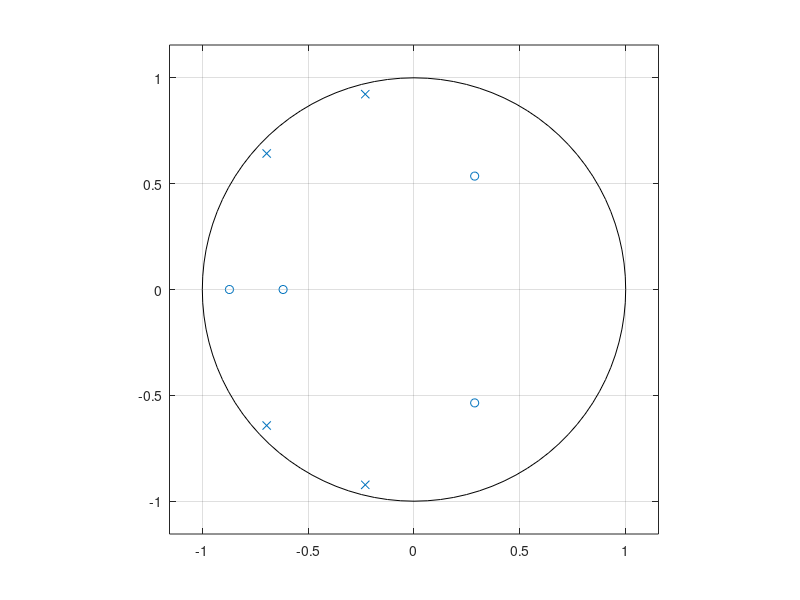
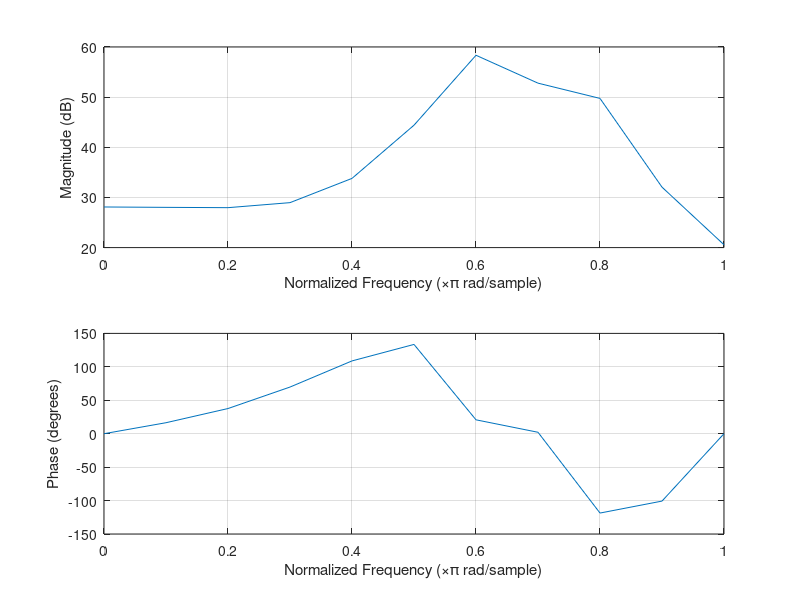
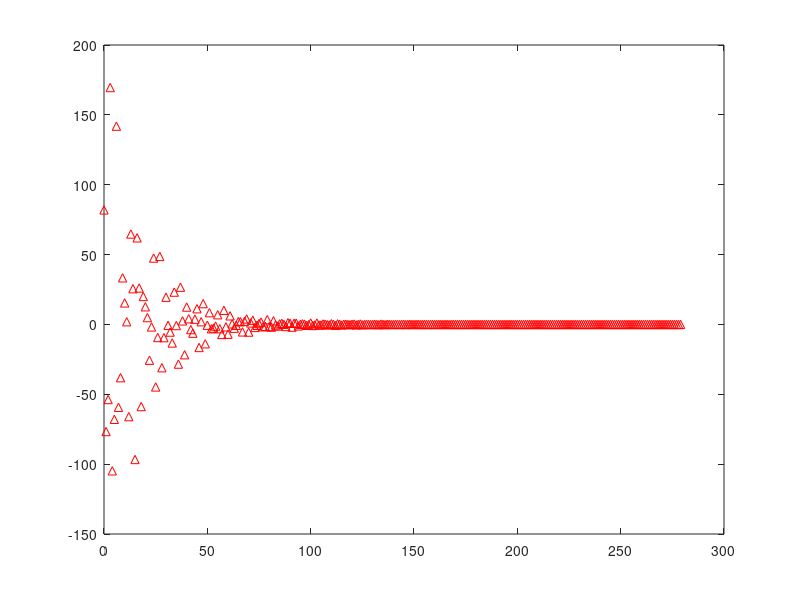
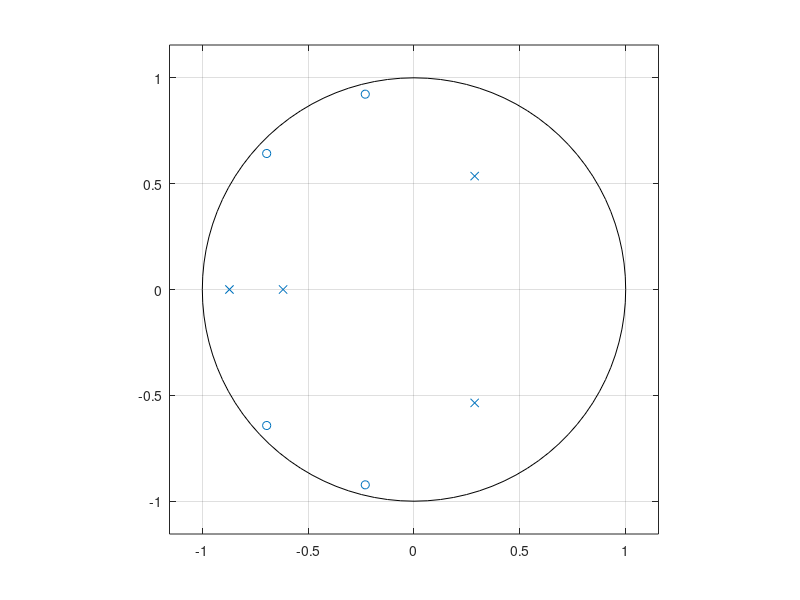

Recreate these plots in MATLAB, in order.
%%pole-zero plot
b = [0.0122, 0.0226, 0.0298, 0.0204, 0.0099];
a = [1, 0.9170, 0.0540, 0.2410, 0.1990];
figure
zplane(a,b)

%%the amplitude and phase responses
figure
freqz(a,b,5)

%%the impulse response
figure
impz(a,b)

figure
zplane(b,a)

figure
freqz(b,a,5)

figure
impz(b,a)
